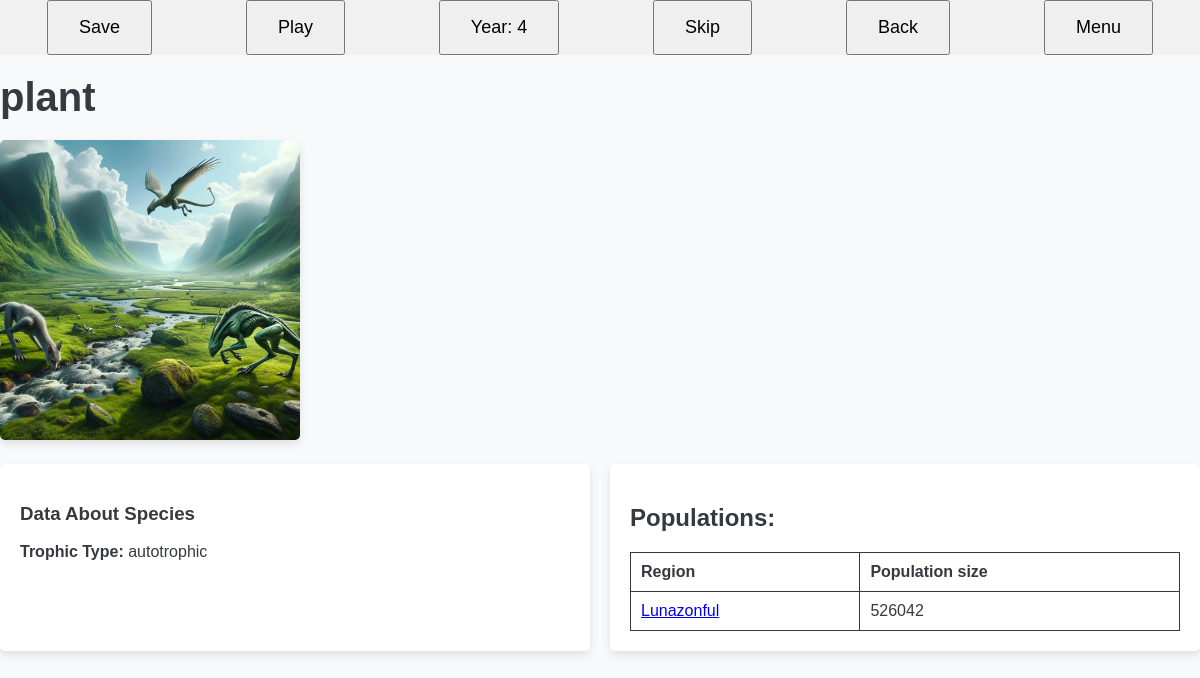
The app's page /species/plant with its own data.
### tables this page shows
CREATE TABLE species (
                id INTEGER PRIMARY KEY AUTOINCREMENT,
                name TEXT NOT NULL,
                trophic_type TEXT NOT NULL,
                heterotroph_level INTEGER
            );

CREATE TABLE populations (
                id INTEGER PRIMARY KEY AUTOINCREMENT,
                species TEXT NOT NULL,
                population_size INTEGER NOT NULL,
                region TEXT NOT NULL                
            );

### app.py (the view)
@app.route('/species/<species_name>', methods=['GET', 'POST'])
def show_species(species_name):
    species = planet.db_handler.execute_sql_query("SELECT name, trophic_type, heterotroph_level FROM species WHERE species.name == ?", (species_name,))[0]
    populations = planet.db_handler.execute_sql_query("SELECT population_size, region, id FROM populations WHERE populations.species = ?", (species_name,))
    if request.method == 'POST':
        image = request.files['file']
        image.save(os.path.join(SPECIES_IMAGE_FOLDER, f"{species_name}.jpg"))
    image_exists = os.path.exists(os.path.join(SPECIES_IMAGE_FOLDER, f"{species_name}.jpg"))
    return render_template('species.html', populations= populations, image_exists=image_exists, species_name=species_name, trophic_type=species[1], heterotrophic_level=species[2], status=planet.status.value, year=planet.year)

### database_handler.py (called while the page is built)
    def execute_sql_query(self, sql_query: str, params: Tuple[Any] = ()) -> List[Tuple[Any]]:
        conn = sqlite3.connect(self.db_name)
        cursor = conn.cursor()
        try:
            cursor.execute(sql_query, params)
            output = cursor.fetchall()
        except sqlite3.Error as e:
            print(f"Database error: {e}")
            output = None
        conn.close()
        return output

### templates/species.html (shortened to what this page needs)
<!DOCTYPE html>
<html lang="en">
<head>
</head>
<body>
    <div id="button-bar">
        <button class="bar-button" id="save-btn">Save</button>
        {% if status == "closed" %}
            <button class="bar-button" id="play-pause-btn" disabled>Play</button>
        {% elif status == "paused" %}
            <button class="bar-button" id="play-pause-btn">Play</button>
        {% else %}
            <button class="bar-button" id="play-pause-btn">Pause</button>
        {% endif %}
        <button class="bar-button" id="year-btn" style="cursor: not-allowed">Year: {{year}}</button>
        {% if status == "closed" %}
            <button class="bar-button" id="skip-btn" disabled>Skip</button>
        {% elif status == "paused" %}
            <button class="bar-button" id="skip-btn">Skip</button>
        {% else %}
            <button class="bar-button" id="skip-btn" disabled>Skip</button>
        {% endif %}
        <button class="bar-button" id="back-btn">Back</button>
        <button class="bar-button" id="menu-btn">Menu</button>
      </div>
    <button class="back-button" onclick="window.history.back()">Go Back</button>
    <h1>{{ species_name }}</h1>
    {% if image_exists == True %}
        <img src= "{{ url_for('static', filename='images/species/' + species_name + '.jpg') }}" alt="Species Image">
    {% else %}
        <form id="upload-form" action="/species/{{ species_name }}" method="post" enctype="multipart/form-data">
            <input type="file" name="file" id="file-input">
            <input type="submit" value="Upload">
        </form>
    {% endif %}
    <div class="bottom-section">
        <div class="data-section">
            <h3>Data About Species</h3>
            <ul>
                <li><strong>Trophic Type:</strong> {{ trophic_type }}</li>
            </ul>
        </div>
        <div class="table-section">
            <h2>Populations:</h2>
        <table>
            <thead>
                <tr>
                    <th>Region</th>
                    <th>Population size</th>
                </tr>
            </thead>
            <tbody>
                {% for population in populations %}
                    <tr>
                        <td><a href="/population/{{population[1]}}/{{species_name}}">{{  population[1] }}</a></td>
                        <td>{{ population[0] }}</td>
                    </tr>
                {% endfor %}
            </tbody>
        </table>
        </div>
    </div>
</body>
</html>

### records on screen
species: trophic_type "autotrophic"
populations: region "Lunazonful", population_size "526042"

### other values on screen
{{ year }} "4"
{{ species_name }} "plant"
